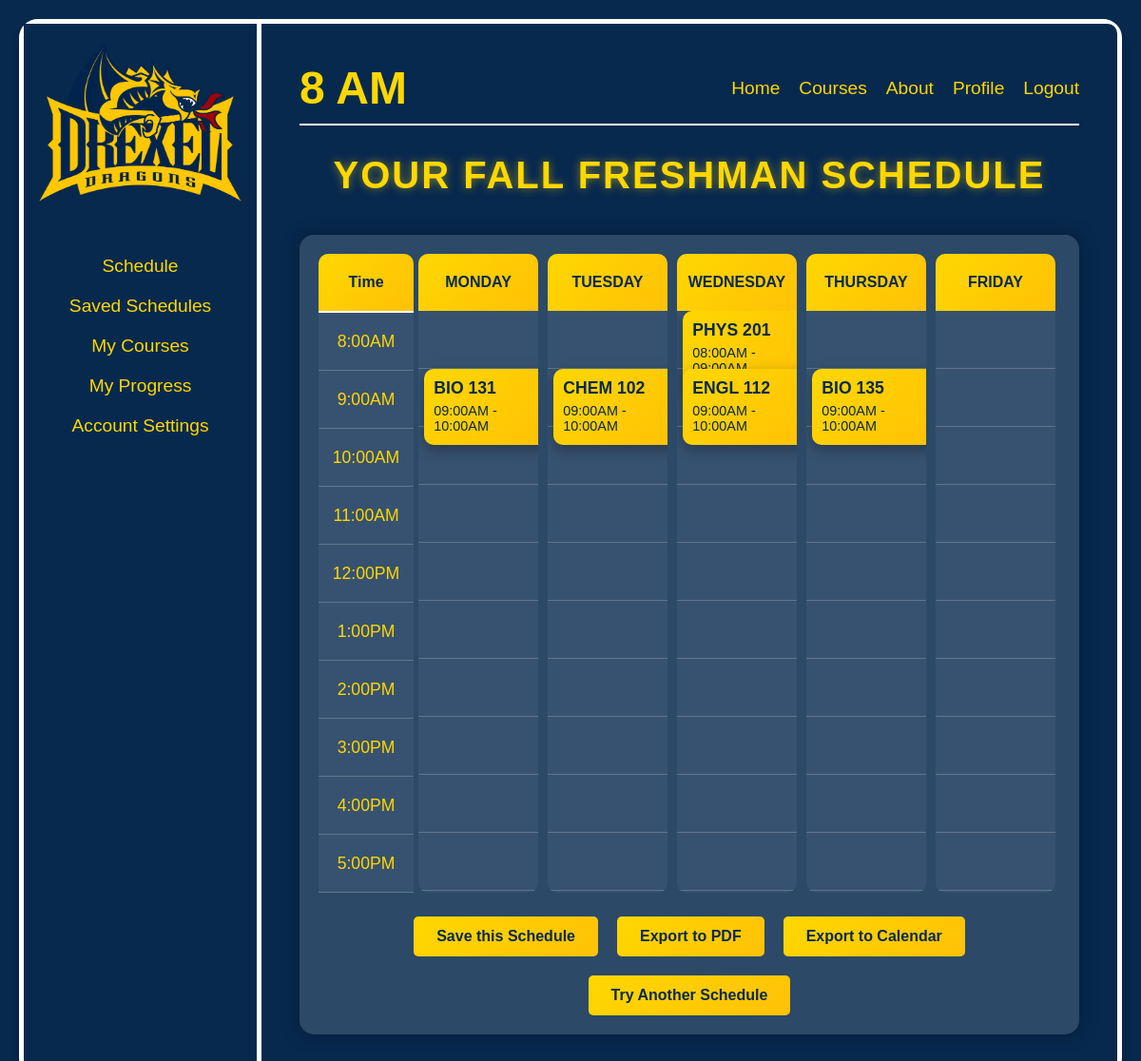
Screenshot of /display_schedule?schedule_id=1 (signed in) with the database file from the repository.
### app.py (models this page shows)
class Course(db.Model):
    crn = db.Column(db.Integer, primary_key=True)
    course_code = db.Column(db.String(50), nullable=False)
    course_name = db.Column(db.String(150), nullable=False)
    start_time = db.Column(db.String(10), nullable=False)
    end_time = db.Column(db.String(10), nullable=False)
    day = db.Column(db.String(10), nullable=False)

### app.py (the view)
@app.route('/display_schedule')
@login_required
def display_schedule():
    logger.debug(f"Accessing display_schedule for user {current_user.id}, session: {session}, args: {request.args}")
    schedule_id = request.args.get('schedule_id', session.get('schedule_id'), type=int)
    logger.debug(f"Schedule ID: {schedule_id}, source: {'request.args' if request.args.get('schedule_id') else 'session' if session.get('schedule_id') else 'none'}")
    schedule = session.get('schedule', [])
    if schedule_id:
        saved_schedule = Schedule.query.get(schedule_id)
        if saved_schedule and saved_schedule.user_id == current_user.id:
            courses_selected = list(set([course for course in [
                saved_schedule.course1, saved_schedule.course2, saved_schedule.course3,
                saved_schedule.course4, saved_schedule.course5
            ] if course]))
            logger.debug(f"Regenerating schedule ID {schedule_id} with courses {courses_selected}")
            schedule = generate_schedule(
                courses_selected,
                saved_schedule.start_time,
                saved_schedule.end_time,
                saved_schedule.spacing
            )
            if schedule:
                session['schedule'] = schedule
                session['schedule_id'] = schedule_id
                session['courses_selected'] = courses_selected
                session['start_time'] = saved_schedule.start_time
                session['end_time'] = saved_schedule.end_time
                session['spacing'] = saved_schedule.spacing
                logger.info(f"Regenerated schedule ID {schedule_id} for user {current_user.id}")
            else:
                logger.warning(f"Failed to regenerate schedule ID {schedule_id}")
                flash('Could not regenerate schedule. Please try again or create a new one.', 'error')
                logger.info("Redirecting to /schedule due to regeneration failure")
                return redirect(url_for('schedule'))
        else:
            logger.warning(f"Invalid or unauthorized schedule ID {schedule_id} for user {current_user.id}")
            flash('Invalid schedule ID or unauthorized access. Please generate a new schedule.', 'error')
            logger.info("Redirecting to /schedule due to invalid schedule ID")
            return redirect(url_for('schedule'))
    if not schedule:
        logger.error(f"No schedule available for user {current_user.id}")
        flash('No schedule generated. Please select courses and try again.', 'error')
        logger.info("Redirecting to /schedule due to no schedule")
        return redirect(url_for('schedule'))
    logger.info(f"Displaying schedule for user {current_user.id}, schedule_id={schedule_id}")
    return render_template('schedule_result.html', schedule=schedule, schedule_id=schedule_id, time_to_minutes=time_to_minutes)

### app.py (called while the page is built)
@login_manager.user_loader
def load_user(user_id):
    return User.query.get(int(user_id))

### templates/schedule_result.html (shortened to what this page needs)
<!DOCTYPE html>
<html lang="en">
<head>
    <link rel="stylesheet" href="{{ url_for('static', filename='styles.css') }}">
</head>
<body>
    <div class="container">
        <div class="sidebar">
            <img src="{{ url_for('static', filename='drexel_logo.png') }}" alt="Drexel Logo" class="logo">
            <ul class="sidebar-menu">
                <li><a href="{{ url_for('schedule') }}">Schedule</a></li>
                <li><a href="{{ url_for('saved_schedules') }}">Saved Schedules</a></li>
                <li><a href="#">My Courses</a></li>
                <li><a href="#">My Progress</a></li>
                <li><a href="{{ url_for('profile') }}">Account Settings</a></li>
            </ul>
        </div>
        <div class="main-content">
            <nav class="navbar">
                <span class="time">8 AM</span>
                <ul class="nav-links">
                    <li><a href="{{ url_for('dashboard') }}">Home</a></li>
                    <li><a href="#">Courses</a></li>
                    <li><a href="#">About</a></li>
                    <li><a href="{{ url_for('profile') }}">Profile</a></li>
                    <li><a href="{{ url_for('logout') }}">Logout</a></li>
                </ul>
            </nav>
            <h1>Your Fall Freshman Schedule</h1>
            <div id="scheduleContainer" class="schedule-container">
                {% if schedule and schedule|length > 0 %}
                    <div class="schedule-grid">
                        <div class="time-column">
                            <div class="time-header">Time</div>
                            {% for i in range(8, 18) %}
                                <div class="time-slot">{{ (i % 12) or 12 }}:00{{ 'AM' if i < 12 else 'PM' }}</div>
                            {% endfor %}
                        </div>
                        <div class="days-container">
                            {% for day in ['Monday', 'Tuesday', 'Wednesday', 'Thursday', 'Friday'] %}
                                <div class="day-column">
                                    <div class="day-header">{{ day }}</div>
                                    <div class="day-slots">
                                        {% for i in range(8, 18) %}
                                            <div class="slot">
                                                {% for event in schedule if event[0] == day %}
                                                    {% set start_minutes = time_to_minutes(event[3]) %}
                                                    {% set end_minutes = time_to_minutes(event[4]) %}
                                                    {% set slot_start = i * 60 %}
                                                    {% if start_minutes >= slot_start and start_minutes < slot_start + 60 %}
                                                        <div class="course-card" style="height:{{ ((end_minutes - start_minutes) / 60 * 60) }}px; top:{{ ((start_minutes - slot_start) / 60 * 60) }}px;">
                                                            <div class="course-title">{{ event[1] }}</div>
                                                            <div class="course-time">{{ event[3] }} - {{ event[4] }}</div>
                                                        </div>
                                                    {% endif %}
                                                {% endfor %}
                                            </div>
                                        {% endfor %}
                                    </div>
                                </div>
                            {% endfor %}
                        </div>
                    </div>
                {% else %}
                    <p class="no-schedule">No schedule generated. Try adjusting your preferences!</p>
                {% endif %}
                <div class="button-container">
                    {% if schedule and schedule|length > 0 %}
                        <button onclick="saveSchedule()" class="export-btn save-btn">Save this Schedule</button>
                    {% endif %}
                    <button onclick="exportToPDF()" class="export-btn">Export to PDF</button>
                    <div class="export-calendar-container">
                        <button class="export-btn export-calendar-btn" aria-haspopup="true" aria-expanded="false">Export to Calendar</button>
                    </div>
                    <button class="export-btn" id="try-another-schedule">Try Another Schedule</button>
                </div>
            </div>
        </div>
    </div>
</body>
</html>

### static/styles.css (style rules this page uses)
body { margin: 0; font-family: Arial, sans-serif; background-color: #07294E; color: #FFD700; overflow-x: hidden; }
.container { display: flex; min-height: 100vh; border: 5px solid white; box-shadow: 0 9px 8px rgba(0, 0, 0, 0.2); margin: 20px; border-radius: 20px; background-color: #07294E; }
.sidebar { width: 250px; background-color: #07294E; color: white; padding: 20px; display: flex; flex-direction: column; align-items: center; text-align: center; border-right: 5px solid white; box-sizing: border-box; }
.logo { width: 215px; margin-bottom: 20px; display: block; }
.sidebar-menu { list-style: none; padding: 0; width: 100%; }
.sidebar-menu li { margin: 20px 0; }
.sidebar-menu a { color: #FFD700; text-decoration: none; font-size: 1.2em; transition: color 0.3s; }
.main-content { flex-grow: 1; padding: 40px; color: #FFD700; background-color: #07294E; border-radius: 0 10px 10px 0; }
.navbar { display: flex; justify-content: space-between; align-items: center; border-bottom: 2px solid white; padding-bottom: 10px; margin-bottom: 30px; }
.time { font-size: 3em; font-weight: bold; }
.nav-links { list-style: none; display: flex; gap: 20px; padding: 0; margin: 0; }
.nav-links a { color: #FFD700; text-decoration: none; font-size: 1.2em; transition: color 0.3s; }
h1 { text-align: center; margin: 0 0 40px; font-size: 2.5em; letter-spacing: 2px; text-transform: uppercase; color: #FFD700; text-shadow: 0 0 10px rgba(255, 215, 0, 0.5); }
button, .generate-btn, .action-btn { background: linear-gradient(135deg, #FFD700, #FFC107); color: #07294E; border: none; padding: 12px 24px; cursor: pointer; border-radius: 5px; font-size: 1em; font-weight: bold; transition: transform 0.3s, box-shadow 0.3s; }
.schedule-container { background: rgba(255, 255, 255, 0.15); padding: 20px; border-radius: 15px; box-shadow: 0 0 20px rgba(0, 0, 0, 0.3); }
.schedule-grid { display: flex; }
.time-column { width: 100px; display: flex; flex-direction: column; }
.time-header { height: 60px; background: linear-gradient(135deg, #FFD700, #FFC107); color: #07294E; font-weight: bold; display: flex; align-items: center; justify-content: center; border-bottom: 2px solid white; border-radius: 10px 10px 0 0; }
.time-slot { height: 60px; display: flex; align-items: center; justify-content: center; background-color: rgba(255, 255, 255, 0.05); border-bottom: 1px solid rgba(255, 255, 255, 0.2); font-size: 1.1em; }
.days-container { display: flex; flex-grow: 1; }
.day-column { flex: 1; display: flex; flex-direction: column; margin: 0 5px; }
.day-header { height: 60px; background: linear-gradient(135deg, #FFD700, #FFC107); color: #07294E; font-weight: bold; display: flex; align-items: center; justify-content: center; border-radius: 10px 10px 0 0; text-transform: uppercase; }
.day-slots { position: relative; flex-grow: 1; background-color: rgba(255, 255, 255, 0.05); border-radius: 0 0 10px 10px; overflow: hidden; }
.slot { height: 60px; border-bottom: 1px solid rgba(255, 255, 255, 0.2); position: relative; }
.course-card { position: absolute; width: 90%; left: 5%; background: linear-gradient(135deg, #FFD700, #FFC107); color: #07294E; padding: 10px; border-radius: 10px; box-shadow: 0 5px 15px rgba(0, 0, 0, 0.3); animation: slideIn 0.5s ease-out forwards; }
.course-title { font-weight: bold; font-size: 1.1em; margin-bottom: 5px; }
.course-time { font-size: 0.9em; }
.button-container { display: flex; flex-wrap: wrap; gap: 20px; justify-content: center; margin-top: 25px; }
.export-btn { background: linear-gradient(135deg, #FFD700, #FFC107); color: #07294E; border: none; padding: 12px 24px; cursor: pointer; border-radius: 5px; font-size: 1em; font-weight: bold; transition: transform 0.3s, box-shadow 0.3s; min-width: 140px; text-align: center; }
.save-btn { background: linear-gradient(135deg, #FFD700, #FFC107); color: #07294E; padding: 12px 24px; font-size: 1em; min-width: 140px; }
.export-calendar-container { position: relative; display: inline-block; }

### rows the page displays
Course: {{ ((end_minutes - start_minutes) / 60 * 60) }} 60.0 (drawn), course_code "BIO 131", start_time "09:00AM", end_time "10:00AM"
Course: {{ ((end_minutes - start_minutes) / 60 * 60) }} 60.0 (drawn), course_code "CHEM 102", start_time "09:00AM", end_time "10:00AM"
Course: {{ ((end_minutes - start_minutes) / 60 * 60) }} 60.0 (drawn), course_code "PHYS 201", start_time "08:00AM", end_time "09:00AM"
Course: {{ ((end_minutes - start_minutes) / 60 * 60) }} 60.0 (drawn), course_code "ENGL 112", start_time "09:00AM", end_time "10:00AM"
Course: {{ ((end_minutes - start_minutes) / 60 * 60) }} 60.0 (drawn), course_code "BIO 135", start_time "09:00AM", end_time "10:00AM"

### other values shown
{{ (i % 12) or 12 }} "8" "9" "10" "11" "12" "1" "2" "3" "4" "5"
{{ 'AM' if i < 12 else 'PM' }} "AM" "AM" "AM" "AM" "PM" "PM" "PM" "PM" "PM" "PM"
{{ day }} "MONDAY" "TUESDAY" "WEDNESDAY" "THURSDAY" "FRIDAY"
